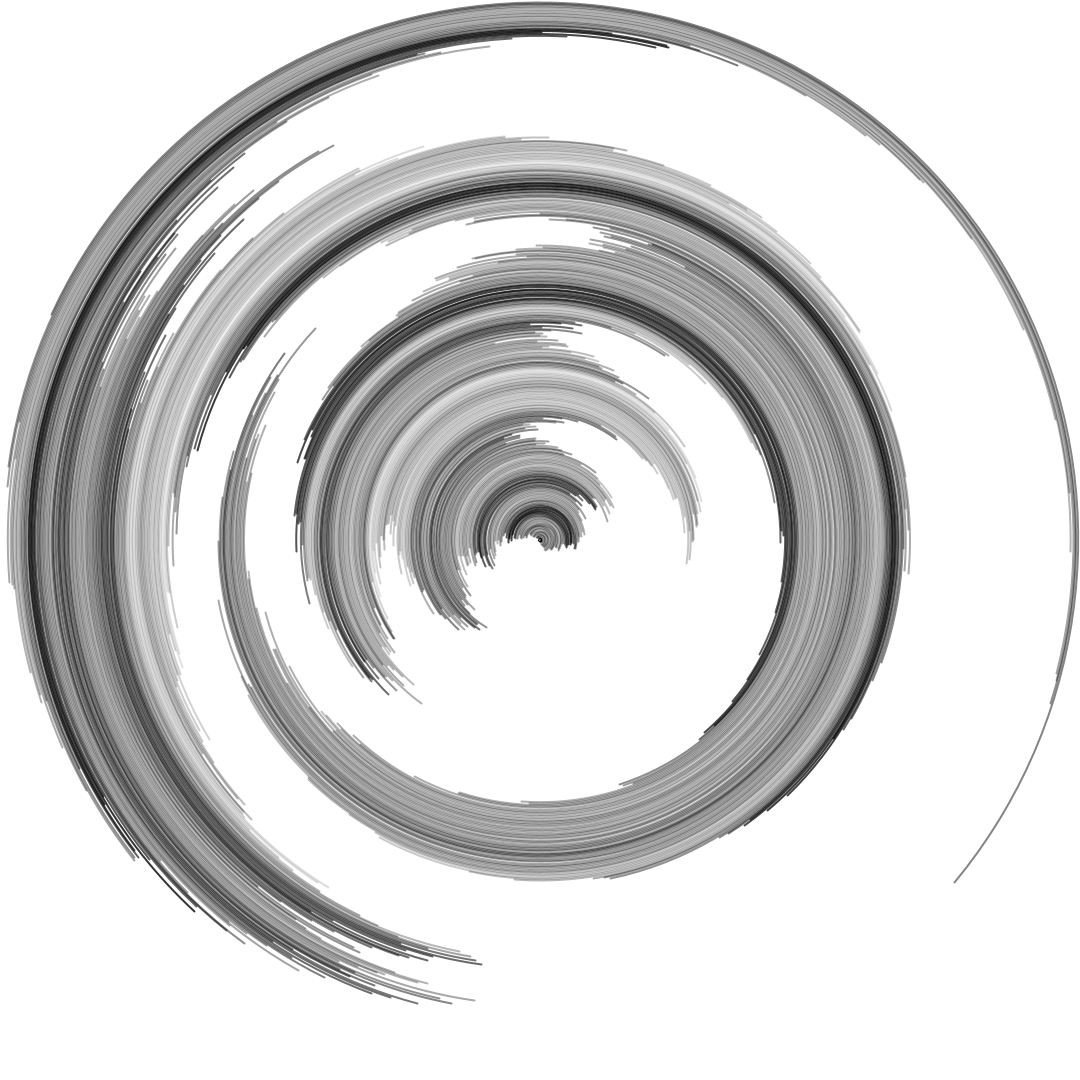
Frame 1 (no input)
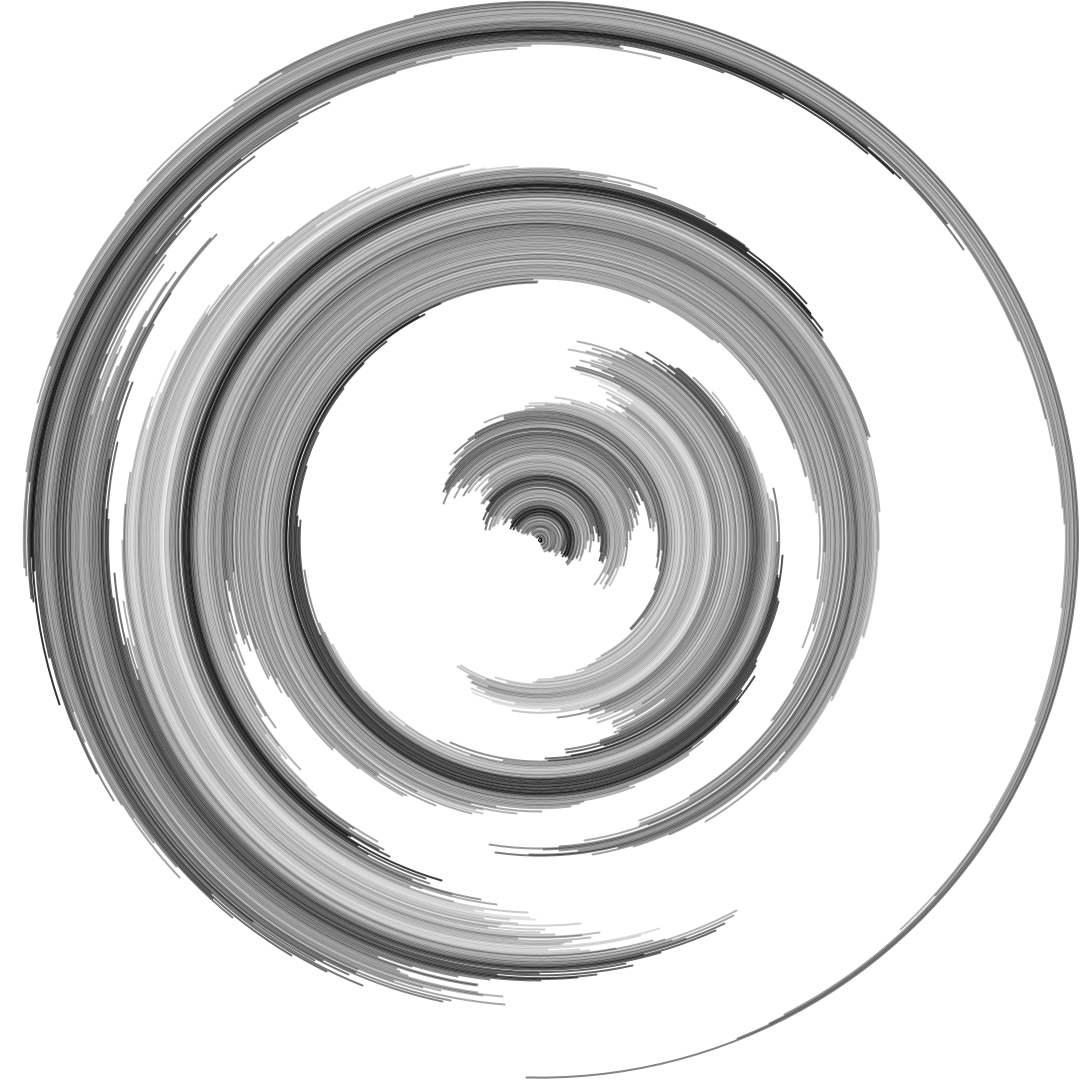
Frame 60 (the mouse pressed at the canvas centre just before this capture)
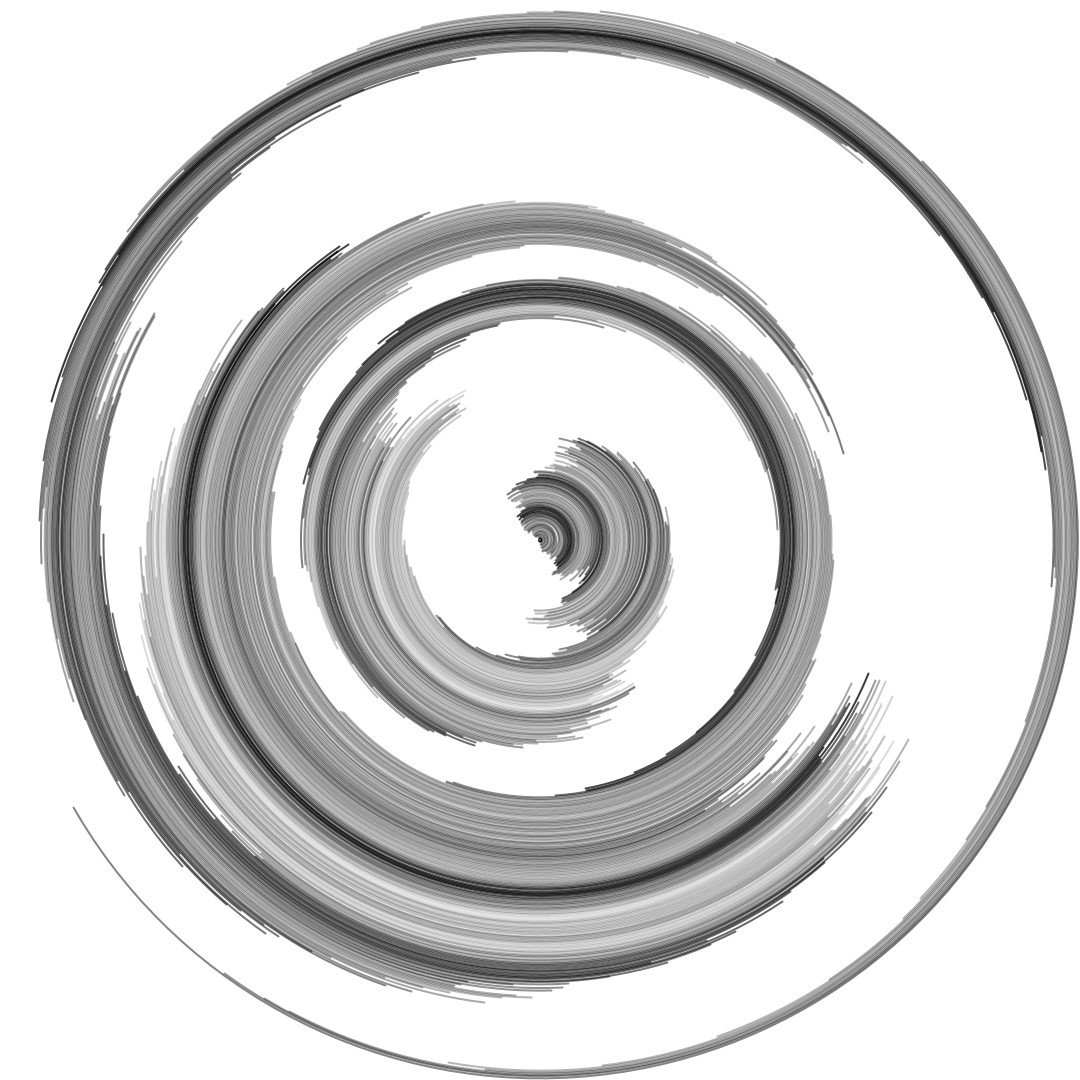
Frame 120 (the mouse held since frame 60 and released just before this capture)

The Processing sketch that drew these frames (run headless with seeded random() and noise(); from frame 60 on, the mouse is pressed at the canvas centre):

// Processing sketch: s02rotary_thing
// ── s02rotary_thing.pde
float noiz = 0;
Band bands[];
int N = 350;

void setup() {
    size(1080, 1080);
    smooth(8);

    colorMode(RGB, 100);
    noFill();

    bands = new Band[N];
    for (int i = 0; i < N; i++) {
        bands[i] = new Band(i);
    }
}

void draw() {
    background(100);

    push();
    translate(width/2, height/2);
    noiz = noise(frameCount/100f);

    ellipse(0, 0, 3, 3); //center
    for(int i = 0; i < N; i++) {
        push();
        rotate(radians((i*frameCount)/50f));
        // stroke(100, 20, 20, bands[i].alpha);
        stroke(0, bands[i].alpha);
        strokeWeight(bands[i].weight + 2);

        arc(0, 0, i*width/N, i*width/N, bands[i].start, bands[i].start+bands[i].length);
        pop();
    }
    pop();
}

void windowResized() {
    // resizeCanvas(windowWidth, windowHeight);
}

class Band {
    float seed1, seed2;
    float weight, alpha;
    float start, length;
    Band(int index) {
        seed1 = random(-10, 10);
        seed2 = random(-10, 10);
        weight = width/N/2 - 1;
        // weight = random(1, 10);
        // alpha = random(10, 50);
        alpha = noise(index/10f)*100;
        start = radians(noise(index/100f)*360 + seed1);
        length = radians(noise(index/100f)*360) - radians(noise(index/100f)*seed2);
    }
}

void keyPressed() {
    if(key == ' ') {

      setup();
    }
}
